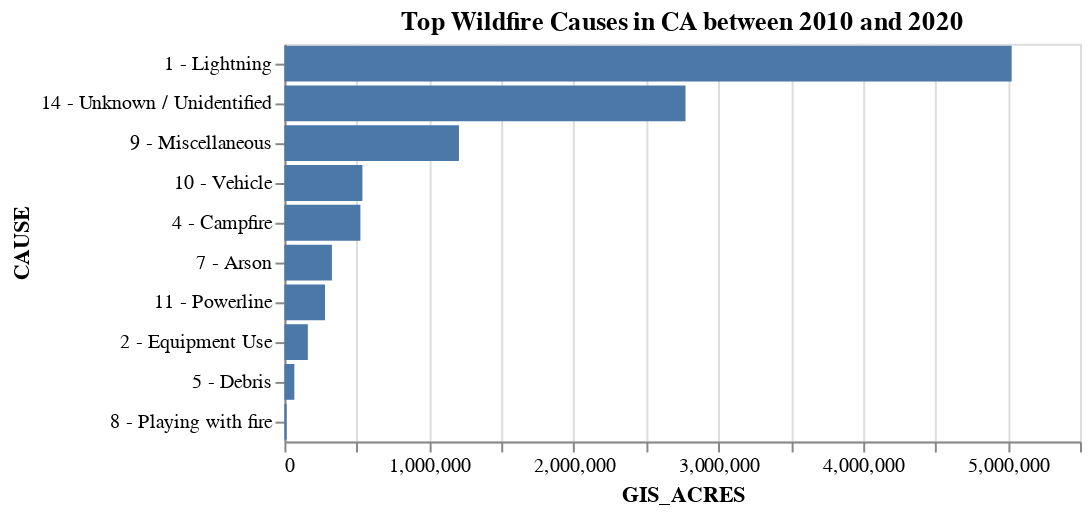

The cell this chart's notebook holds for it:
### Markdown cell above
### Examine the result:

### Code cell
alt.Chart(top_causes_2010).mark_bar().encode(x = "GIS_ACRES", y=alt.Y('CAUSE:N', sort='-x')).properties(title="Top Wildfire Causes in CA between 2010 and 2020") # Create a chart with title

### Figure 1 — Vega-Lite specification as saved in the notebook (floating-point values rounded to 4 significant figures)
{"config": {"view": {"continuousWidth": 400, "continuousHeight": 300}}, "data": {"name": "data-b0dad2fbb1cdca5df7d10470c3d60710"}, "mark": "bar", "encoding": {"x": {"field": "GIS_ACRES", "type": "quantitative"}, "y": {"field": "CAUSE", "sort": "-x", "type": "nominal"}}, "title": "Top Wildfire Causes in CA between 2010 and 2020", "$schema": "https://vega.github.io/schema/vega-lite/v4.17.0.json", "datasets": {"data-b0dad2fbb1cdca5df7d10470c3d60710": [{"CAUSE": "1 - Lightning", "GIS_ACRES": 5027000.0}, {"CAUSE": "14 - Unknown / Unidentified", "GIS_ACRES": 2773000.0}, {"CAUSE": "9 - Miscellaneous", "GIS_ACRES": 1207000.0}, {"CAUSE": "10 - Vehicle", "GIS_ACRES": 539000.0}, {"CAUSE": "4 - Campfire", "GIS_ACRES": 525200.0}, {"CAUSE": "7 - Arson", "GIS_ACRES": 328300.0}, {"CAUSE": "11 - Powerline", "GIS_ACRES": 280700.0}, {"CAUSE": "2 - Equipment Use", "GIS_ACRES": 161900.0}, {"CAUSE": "5 - Debris", "GIS_ACRES": 68730.0}, {"CAUSE": "8 - Playing with fire", "GIS_ACRES": 15280.0}]}}
